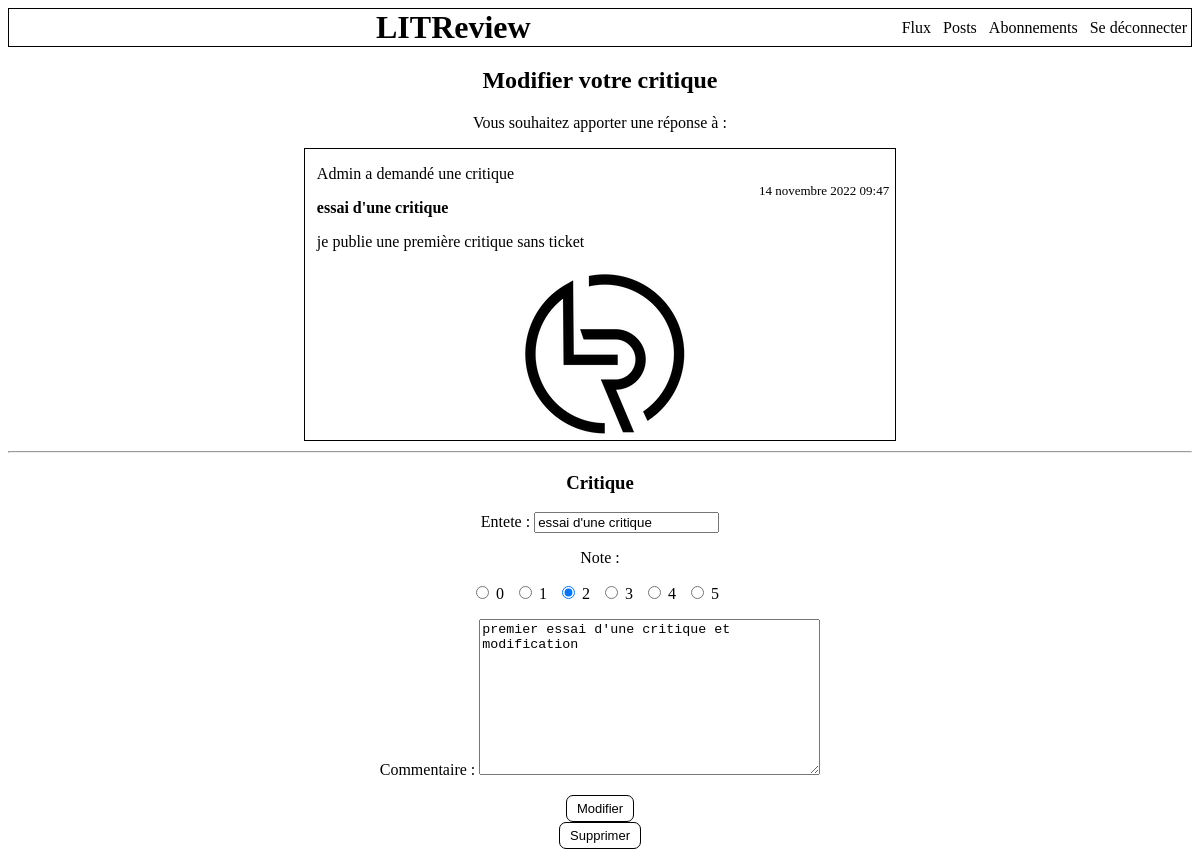
The app's page /critique/1/modifier/ (signed in) with its own data.
### blog/models.py (models this page shows)
class Ticket(models.Model):
    titre = models.CharField(max_length=128)
    description = models.TextField(max_length=2048, blank=True)
    user = models.ForeignKey(to=settings.AUTH_USER_MODEL,
                             on_delete=models.CASCADE)
    image = models.ImageField(null=True, blank=True)
    date = models.DateTimeField(auto_now_add=True)

class Critique(models.Model):
    ticket = models.ForeignKey(to=Ticket, on_delete=models.CASCADE)
    note = models.PositiveSmallIntegerField(validators=[MinValueValidator(0),
                                                        MaxValueValidator(5)])
    user = models.ForeignKey(to=settings.AUTH_USER_MODEL,
                             on_delete=models.CASCADE)
    entete = models.CharField(max_length=128)
    commentaire = models.TextField(max_length=8192, blank=True)
    date = models.DateTimeField(auto_now_add=True)

### connexion/models.py (models this page shows)
class User(AbstractUser):
    abonnement = models.ManyToManyField("self", through="Abonnement",
                                        symmetrical=False)

### blog/views.py (the view, shortened to what this page needs)
@login_required
def modifier_critique_et_ticket(request, critique_id):
    critique = get_object_or_404(models.Critique, id=critique_id)
    ticket = critique.ticket
    modifier_critique_form = forms.CritiqueForm(instance=critique)
    modifier_ticket_form = forms.TicketForm(instance=ticket)
    supprimer_critique_form = forms.SupprimerCritiqueForm()
    supprimer_ticket_form = forms.SupprimerTicketForm()
    context = {"modifier_critique_form": modifier_critique_form,
               "modifier_ticket_form": modifier_ticket_form,
               "supprimer_critique_form": supprimer_critique_form,
               "supprimer_ticket_form": supprimer_ticket_form,
               "ticket": ticket}
    return render(request, "modifier_critique.html", context=context)

### blog/forms.py
class CritiqueForm(forms.ModelForm):
    CHOIX = [("0", "0"), ("1", "1"), ("2", "2"), ("3", "3"), ("4", "4"),
             ("5", "5")]
    note = forms.ChoiceField(widget=forms.RadioSelect, choices=CHOIX)
    modifier_critique = forms.BooleanField(widget=forms.HiddenInput,
                                           initial=True)
    class Meta:
        model = models.Critique
        fields = ["entete", "note", "commentaire"]

class TicketForm(forms.ModelForm):
    modifier_ticket = forms.BooleanField(widget=forms.HiddenInput,
                                         initial=True)
    class Meta:
        model = models.Ticket
        fields = ["titre", "description", "image"]

### blog/templatetags/blog_extras.py (called while the page is built)
@register.simple_tag(takes_context=True)
def modifier_affichage(context, user):
    if user == context["user"]:
        return "Vous avez"
    return f"{user.username} a"

### blog/templates/modifier_critique.html (shortened to what this page needs)
{% extends "base.html" %}
{% block content %}
<div id="modifier_critique">
    <h2>Modifier votre critique</h2>
    <form method="post" enctype="multipart/form-data">
        {% if user == ticket.user %}
            <h3>Livre/Article</h3>
            {{ modifier_ticket_form.as_p }}
        {% else %}
            <p>Vous souhaitez apporter une réponse à :</p>
            <article class="ticket">
                {% include "partials/ticket.html" %}
            </article>
        {% endif %}
        <hr>
        <h3>Critique</h3>
        {{ modifier_critique_form.as_p }}
        <button class="bouton" type="submit">Modifier</button>
    </form>
    <form method="post">
        <button class="bouton" type="submit">Supprimer</button>
    </form>
</div>
{% endblock content %}

### blog/templates/partials/ticket.html
{% load blog_extras %}
<p class="user">{% modifier_affichage ticket.user %} demandé une critique</p>
<p class="date">{{ ticket.date }}</p>
<p class="titre">{{ ticket.titre }}</p>
<p>{{ ticket.description }}</p>
{% if ticket.image %}
    <img src="{{ ticket.image.url }}">
{% endif %}

### LITReview/static/styles.css (style rules this page uses)
* { font-family: "Arial", "Georgia", "sans-serif" box-sizing: border-box; }
.bouton { color: black; text-decoration: none; font-size: small; background-color: white; border: 1px black solid; border-radius: 7px; padding: 5px 10px 5px 10px; }
#flux, #posts, #créer_ticket, #modifier_ticket, #créer_critique, #modifier_critique, #créer_critique_réponse { text-align: center; }
.ticket, .critique { border: 1px black solid; margin-bottom: 10px; margin-left: 25%; margin-right: 25%; text-align: left; padding-left: 1%; }
.ticket .user, .critique .user { margin-bottom: 0; }
.ticket .date, .critique .date { font-size: small; text-align: right; padding-right: 1%; margin-top: 0; margin-bottom: 0; }
.ticket .titre, .critique .entete { margin-top: 0; margin-bottom: 0; font-weight: bold; }
.ticket img { display: block; margin: auto; }
#id_note { display: flex; justify-content: center; }
#id_note div { margin-right: 10px; }

### records on screen
Ticket: user.username "Admin a", date "14 novembre 2022 09:47", titre "essai d'une critique", description "je publie une première critique sans ticket", image (picture)
Critique: entete "essai d'une critique", note "☐ 0 ☐ 1 ☑ 2 ☐ 3 ☐ 4 ☐ 5", commentaire "premier essai d'une critique et modification"
